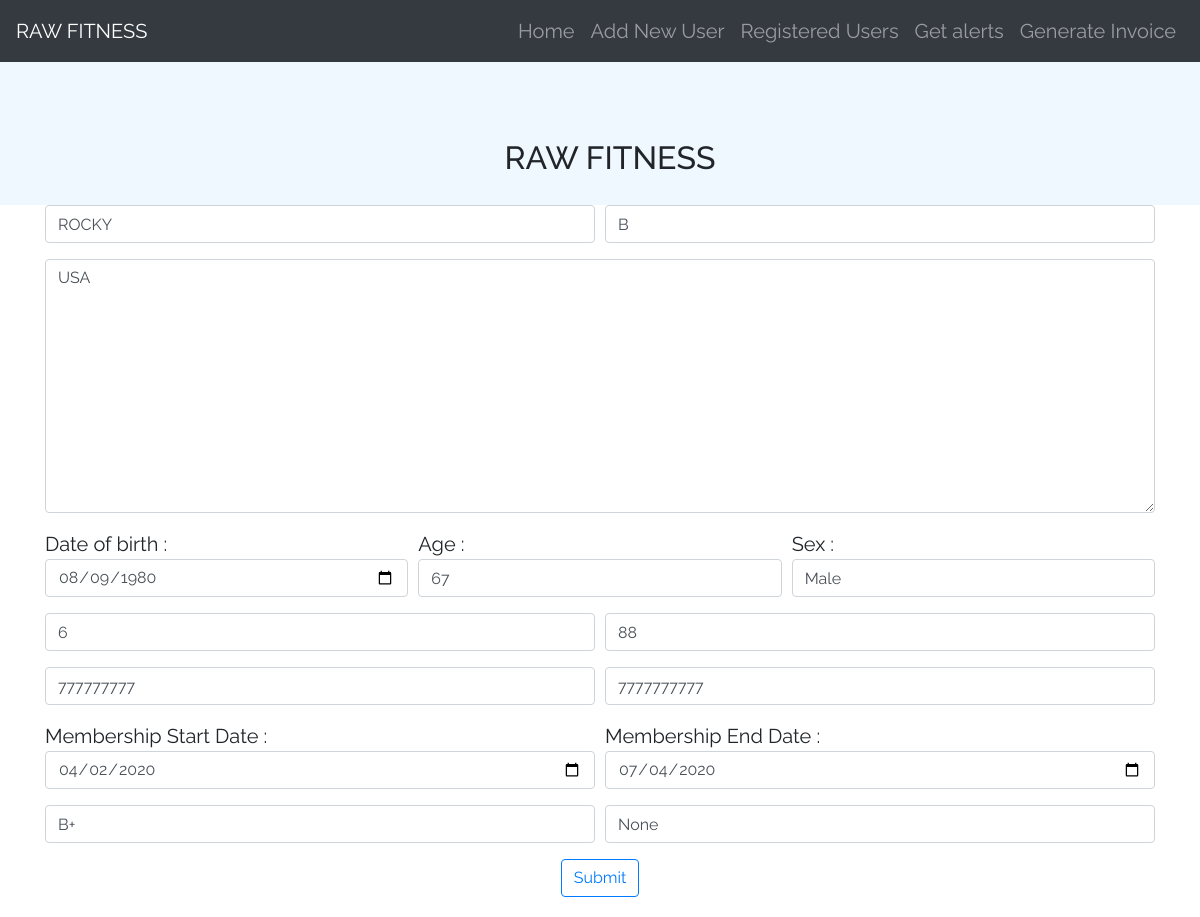
Before: /update/2 with the older database file.
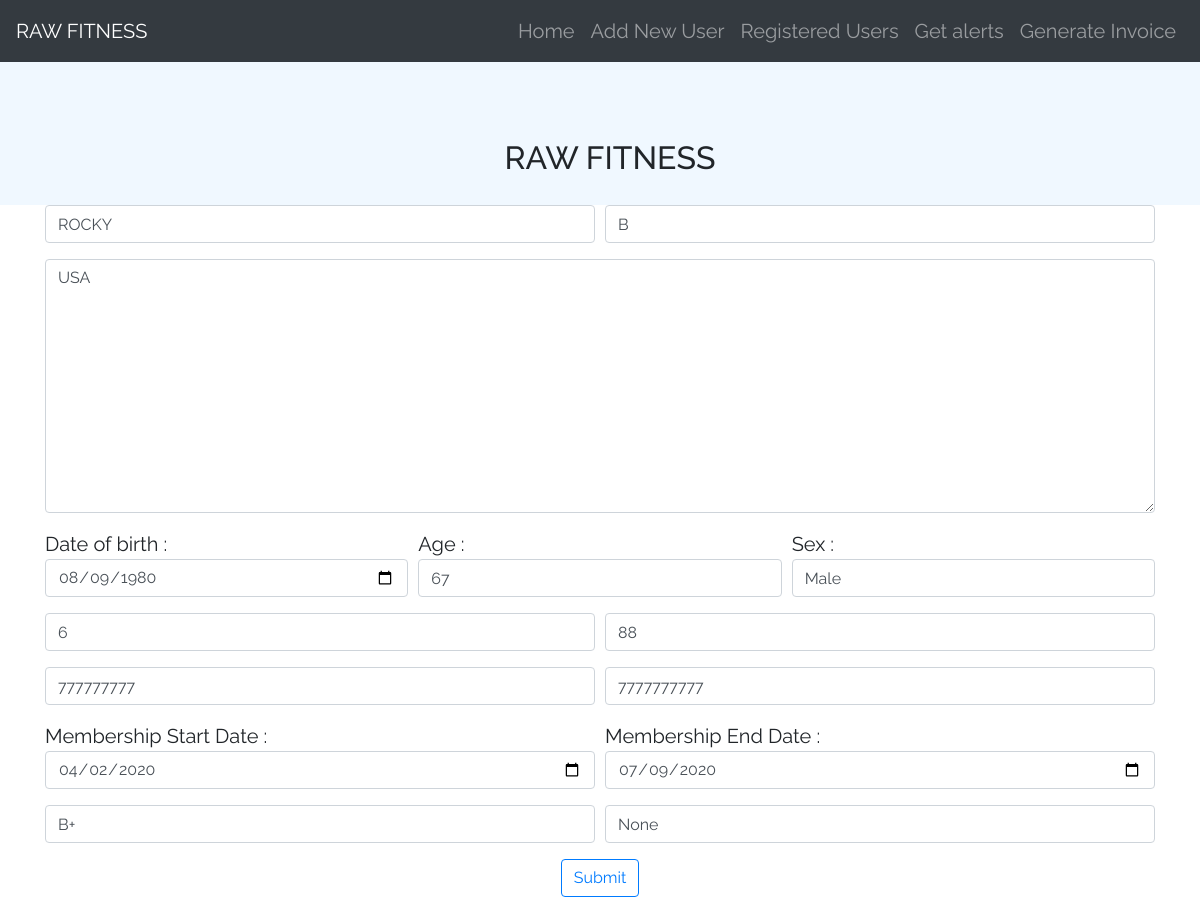
After: the same page with the newer database file.
### fitness/models.py (models this page shows, shortened)
class AddUsers(models.Model):
	first_name = models.CharField(max_length=300)
	last_name = models.CharField(max_length=300)
	date_of_birth = models.DateField()
	age = models.IntegerField(max_length=2)
	sex = models.CharField(max_length=10)
	height = models.CharField(max_length=20)
	weight = models.CharField(max_length=20)
	full_address = models.TextField(max_length=None)
	phone_number = models.CharField(max_length=20)
	alternate_phone = models.CharField(max_length=20)
	membership_start_date = models.DateField(default=timezone.now)
	membership_end_date = models.DateField(default=timezone.now)
	blood_group =  models.CharField(max_length=20)
	medical_history =  models.CharField(max_length=300)

### fitness/views.py (the view, shortened to what this page needs)
# urls.py: path('update/<int:pk>',views.UsersUpdateView.as_view(),name='update'),
class UsersUpdateView(UpdateView):
	model = AddUsers
	form_class = AddUsersForm
	template_name = "add_users.html"
	success_url ="/"

### fitness/forms.py
class AddUsersForm(forms.ModelForm):
	class Meta:
		model = AddUsers
		fields = '__all__'
		widgets = {
            'date_of_birth': DateInput(),
			'membership_start_date':DateInput(),
			'membership_end_date':DateInput(),
        }

### assets/templates/add_users.html (shortened to what this page needs)
{% extends "base.html" %}
{% load widget_tweaks %}
{% block content %}
 <div class="container">
<form method="POST" enctype="multipart/form-data">
  <div class="form-row">
    <div class="form-group col-md-6">
    {% render_field form.first_name class="form-control" placeholder="Enter First Name"%}
    </div>
    <div class="form-group col-md-6">
    {% render_field form.last_name class="form-control" placeholder="Enter Last Name"%}
    </div>
  </div>
  <div class="form-group">
    {% render_field form.full_address class="form-control" placeholder="Enter Full Address"%}
  </div>
  <div class="form-row">
    <div class="form-group col-md-4">
    Date of birth : {% render_field form.date_of_birth class="form-control" placeholder="Date of birth"%}
    </div>
    <div class="form-group col-md-4">
      Age : {% render_field form.age class="form-control" placeholder="Age"%}
    </div>
    <div class="form-group col-md-4">
      Sex : {% render_field form.sex class="form-control" placeholder="Sex"%}
    </div>
  </div>
    <div class="form-row">
        <div class="form-group col-md-6">
        {% render_field form.height class="form-control" placeholder="Height"%}
        </div>
        <div class="form-group col-md-6">
        {% render_field form.weight class="form-control" placeholder="Weight"%}
        </div>
    </div>
   <div class="form-row">
        <div class="form-group col-md-6">
        {% render_field form.phone_number class="form-control" placeholder="Phone Number"%}
        </div>
        <div class="form-group col-md-6">
        {% render_field form.alternate_phone class="form-control" placeholder="Alternate Phone"%}
        </div>
    </div>
    <div class="form-row">
        <div class="form-group col-md-6">
        Membership Start Date : {% render_field form.membership_start_date class="form-control" placeholder="Membership Start Date"%}
        </div>
        <div class="form-group col-md-6">
        Membership End Date : {% render_field form.membership_end_date class="form-control" placeholder="Membership End Date"%}
        </div>
    </div>
    <div class="form-row">
        <div class="form-group col-md-6">
        {% render_field form.blood_group class="form-control" placeholder="Blood group"%}
        </div>
        <div class="form-group col-md-6">
        {% render_field form.medical_history class="form-control" placeholder="Medical History"%}
        </div>
    </div>
  <center><button type="submit" class="btn btn-outline-primary">Submit</button></center>
</form>
</div>
{% endblock content %}

Changed rows visible on the page:
changed AddUsers "ROCKY": membership_end_date "07/04/2020" → "07/09/2020"
